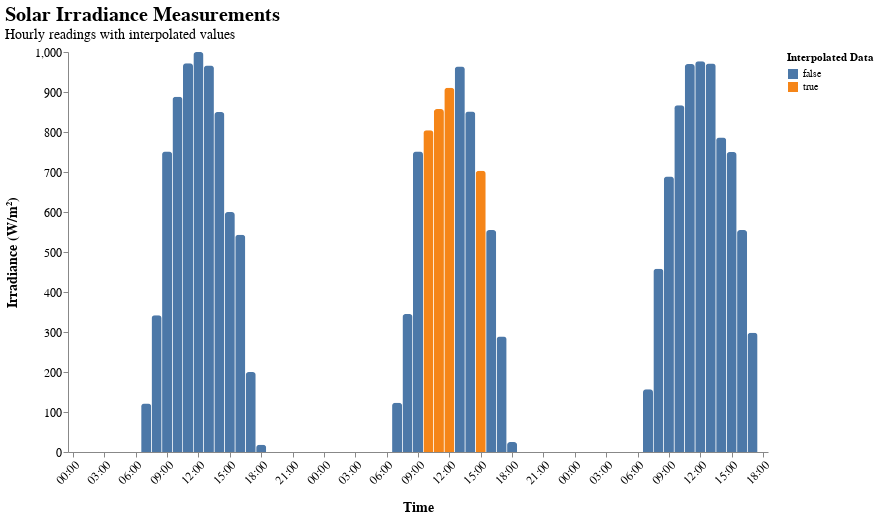

Write notebook code for a chart like this one.
### Markdown cell above
#### Fancy plot

### Code cell
alt.Chart(df_interpolated.reset_index()).mark_bar(
    cornerRadiusTopLeft=3, cornerRadiusTopRight=3, width=10
).encode(
    x=alt.X(
        "timestamp:T",
        title="Time",
        axis=alt.Axis(labelAngle=-45, format="%H:%M", grid=False),
    ),
    y=alt.Y("irradiance:Q", title="Irradiance (W/m²)"),
    color=alt.Color(
        "missing:N",
        legend=alt.Legend(title="Interpolated Data"),
    ),
).properties(
    width=700,
    height=400,
    title={
        "text": "Solar Irradiance Measurements",
        "subtitle": "Hourly readings with interpolated values",
        "fontSize": 20,
        "subtitleFontSize": 14,
        "anchor": "start",
    },
).configure_view(
    strokeWidth=0
).configure_axis(
    labelFontSize=12, titleFontSize=14, titlePadding=15, grid=False
).configure_title(
    fontSize=20
)

### Figure 1 — Vega-Lite specification as saved in the notebook (floating-point values rounded to 4 significant figures)
{"$schema": "https://vega.github.io/schema/vega-lite/v5.20.1.json", "config": {"axis": {"grid": false, "labelFontSize": 12, "titleFontSize": 14, "titlePadding": 15}, "title": {"fontSize": 20}, "view": {"continuousHeight": 300, "continuousWidth": 300, "strokeWidth": 0}}, "data": {"name": "data-cbff6478369e492a050d5e2dfa05733b"}, "datasets": {"data-cbff6478369e492a050d5e2dfa05733b": [{"irradiance": 0, "missing": false, "timestamp": "2024-06-01T00:00:00"}, {"irradiance": 0, "missing": false, "timestamp": "2024-06-01T01:00:00"}, {"irradiance": 0, "missing": false, "timestamp": "2024-06-01T02:00:00"}, {"irradiance": 0, "missing": false, "timestamp": "2024-06-01T03:00:00"}, {"irradiance": 0, "missing": false, "timestamp": "2024-06-01T04:00:00"}, {"irradiance": 0, "missing": false, "timestamp": "2024-06-01T05:00:00"}, {"irradiance": 0, "missing": false, "timestamp": "2024-06-01T06:00:00"}, {"irradiance": 121, "missing": false, "timestamp": "2024-06-01T07:00:00"}, {"irradiance": 342, "missing": false, "timestamp": "2024-06-01T08:00:00"}, {"irradiance": 751, "missing": false, "timestamp": "2024-06-01T09:00:00"}, {"irradiance": 888, "missing": false, "timestamp": "2024-06-01T10:00:00"}, {"irradiance": 972, "missing": false, "timestamp": "2024-06-01T11:00:00"}, {"irradiance": 1000, "missing": false, "timestamp": "2024-06-01T12:00:00"}, {"irradiance": 966, "missing": false, "timestamp": "2024-06-01T13:00:00"}, {"irradiance": 850, "missing": false, "timestamp": "2024-06-01T14:00:00"}, {"irradiance": 600, "missing": false, "timestamp": "2024-06-01T15:00:00"}, {"irradiance": 543, "missing": false, "timestamp": "2024-06-01T16:00:00"}, {"irradiance": 200, "missing": false, "timestamp": "2024-06-01T17:00:00"}, {"irradiance": 18, "missing": false, "timestamp": "2024-06-01T18:00:00"}, {"irradiance": 0, "missing": false, "timestamp": "2024-06-01T19:00:00"}, {"irradiance": 0, "missing": false, "timestamp": "2024-06-01T20:00:00"}, {"irradiance": 0, "missing": false, "timestamp": "2024-06-01T21:00:00"}, {"irradiance": 0, "missing": false, "timestamp": "2024-06-01T22:00:00"}, {"irradiance": 0, "missing": false, "timestamp": "2024-06-01T23:00:00"}, {"irradiance": 0, "missing": false, "timestamp": "2024-06-02T00:00:00"}, {"irradiance": 0, "missing": false, "timestamp": "2024-06-02T01:00:00"}, {"irradiance": 0, "missing": false, "timestamp": "2024-06-02T02:00:00"}, {"irradiance": 0, "missing": false, "timestamp": "2024-06-02T03:00:00"}, {"irradiance": 0, "missing": false, "timestamp": "2024-06-02T04:00:00"}, {"irradiance": 0, "missing": false, "timestamp": "2024-06-02T05:00:00"}, {"irradiance": 0, "missing": false, "timestamp": "2024-06-02T06:00:00"}, {"irradiance": 123, "missing": false, "timestamp": "2024-06-02T07:00:00"}, {"irradiance": 345, "missing": false, "timestamp": "2024-06-02T08:00:00"}, {"irradiance": 751, "missing": false, "timestamp": "2024-06-02T09:00:00"}, {"irradiance": 804.2, "missing": true, "timestamp": "2024-06-02T10:00:00"}, {"irradiance": 857.5, "missing": true, "timestamp": "2024-06-02T11:00:00"}, {"irradiance": 910.8, "missing": true, "timestamp": "2024-06-02T12:00:00"}, {"irradiance": 964, "missing": false, "timestamp": "2024-06-02T13:00:00"}, {"irradiance": 851, "missing": false, "timestamp": "2024-06-02T14:00:00"}, {"irradiance": 703, "missing": true, "timestamp": "2024-06-02T15:00:00"}, {"irradiance": 555, "missing": false, "timestamp": "2024-06-02T16:00:00"}, {"irradiance": 289, "missing": false, "timestamp": "2024-06-02T17:00:00"}, {"irradiance": 25, "missing": false, "timestamp": "2024-06-02T18:00:00"}, {"irradiance": 0, "missing": false, "timestamp": "2024-06-02T19:00:00"}, {"irradiance": 0, "missing": false, "timestamp": "2024-06-02T20:00:00"}, {"irradiance": 0, "missing": false, "timestamp": "2024-06-02T21:00:00"}, {"irradiance": 0, "missing": false, "timestamp": "2024-06-02T22:00:00"}, {"irradiance": 0, "missing": false, "timestamp": "2024-06-02T23:00:00"}, {"irradiance": 0, "missing": true, "timestamp": "2024-06-03T00:00:00"}, {"irradiance": 0, "missing": true, "timestamp": "2024-06-03T01:00:00"}, {"irradiance": 0, "missing": true, "timestamp": "2024-06-03T02:00:00"}, {"irradiance": 0, "missing": true, "timestamp": "2024-06-03T03:00:00"}, {"irradiance": 0, "missing": true, "timestamp": "2024-06-03T04:00:00"}, {"irradiance": 0, "missing": true, "timestamp": "2024-06-03T05:00:00"}, {"irradiance": 0, "missing": false, "timestamp": "2024-06-03T06:00:00"}, {"irradiance": 157, "missing": false, "timestamp": "2024-06-03T07:00:00"}, {"irradiance": 458, "missing": false, "timestamp": "2024-06-03T08:00:00"}, {"irradiance": 689, "missing": false, "timestamp": "2024-06-03T09:00:00"}, {"irradiance": 867, "missing": false, "timestamp": "2024-06-03T10:00:00"}, {"irradiance": 970, "missing": false, "timestamp": "2024-06-03T11:00:00"}, {"irradiance": 977, "missing": false, "timestamp": "2024-06-03T12:00:00"}, {"irradiance": 971, "missing": false, "timestamp": "2024-06-03T13:00:00"}, {"irradiance": 786, "missing": false, "timestamp": "2024-06-03T14:00:00"}, {"irradiance": 750, "missing": false, "timestamp": "2024-06-03T15:00:00"}, {"irradiance": 555, "missing": false, "timestamp": "2024-06-03T16:00:00"}, {"irradiance": 298, "missing": false, "timestamp": "2024-06-03T17:00:00"}, {"irradiance": 0, "missing": false, "timestamp": "2024-06-03T18:00:00"}]}, "encoding": {"color": {"field": "missing", "legend": {"title": "Interpolated Data"}, "type": "nominal"}, "x": {"axis": {"format": "%H:%M", "grid": false, "labelAngle": -45}, "field": "timestamp", "title": "Time", "type": "temporal"}, "y": {"field": "irradiance", "title": "Irradiance (W/m²)", "type": "quantitative"}}, "height": 400, "mark": {"cornerRadiusTopLeft": 3, "cornerRadiusTopRight": 3, "type": "bar", "width": 10}, "title": {"anchor": "start", "fontSize": 20, "subtitle": "Hourly readings with interpolated values", "subtitleFontSize": 14, "text": "Solar Irradiance Measurements"}, "width": 700}
